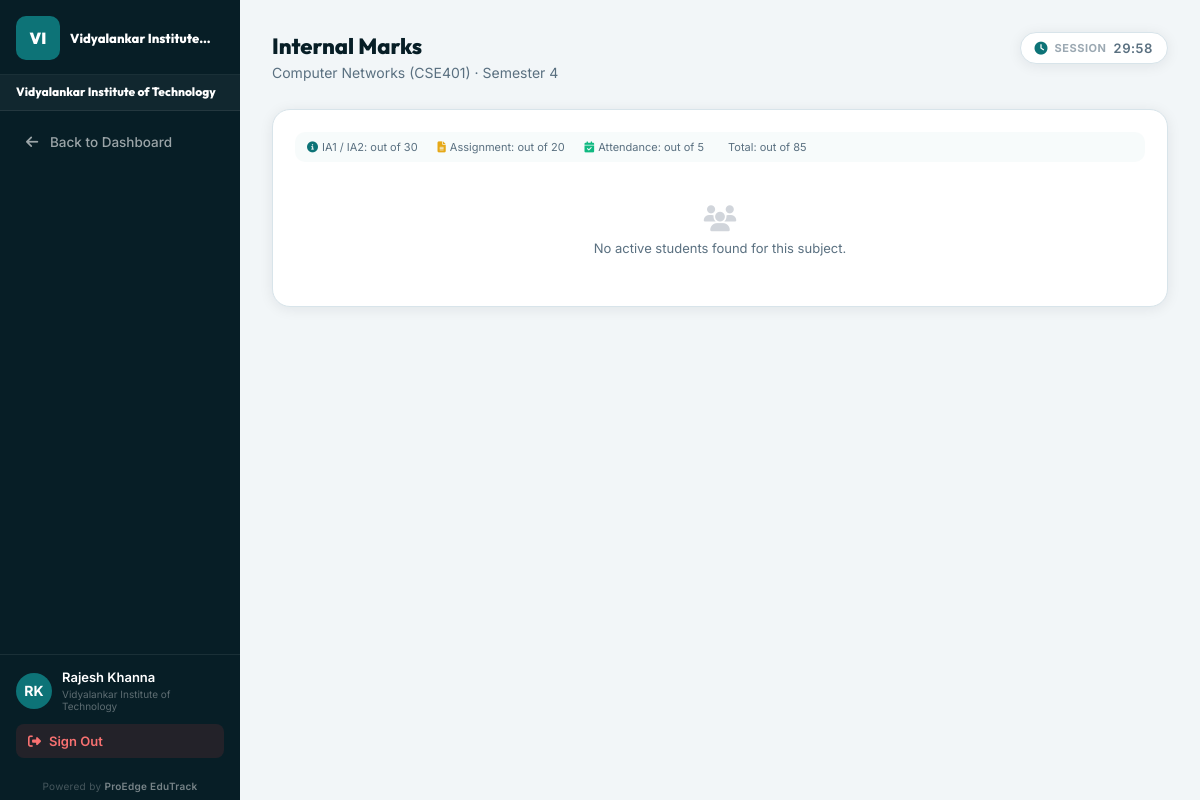
Screenshot of /dashboard/faculty/internal-marks/361/ (signed in) with the database file from the repository.
### students/models.py (models this page shows, shortened)
class College(models.Model):
    name = models.CharField(max_length=150, unique=True)
    code = models.CharField(max_length=30, unique=True)
    city = models.CharField(max_length=100, blank=True)
    state = models.CharField(max_length=100, blank=True)
    logo = models.ImageField(upload_to='college_logos/', null=True, blank=True)
    student_id_rule = models.CharField(max_length=100, default='{YEAR}-{CODE}-{DEPT}-{SERIAL}')
    faculty_id_rule = models.CharField(max_length=100, default='FAC-{CODE}-{SERIAL}')
    email = models.EmailField(null=True, blank=True)
    website = models.URLField(null=True, blank=True)
    is_active = models.BooleanField(default=True)
    created_at = models.DateTimeField(auto_now_add=True)

class Subject(models.Model):
    CATEGORY_CHOICES = [
        ('PC',    'Program Core'),
        ('PE',    'Program Elective'),
        ('OE',    'Open Elective'),
        ('BS',    'Basic Science'),
        ('PC/BS', 'Program Core / Basic Science'),
        ('MC',    'Mandatory Course'),
        ('PW',    'Project Work'),
        ('AC',    'Audit Course'),
        ('HS',    'Humanities & Social Science'),
        ('ES',    'Engineering Science'),
        ('OTHER', 'Other'),
    ]
    name = models.CharField(max_length=100)
    code = models.CharField(max_length=20)  # unique per department, not globally
    department = models.ForeignKey(Department, on_delete=models.CASCADE)
    semester = models.IntegerField()
    weekly_hours = models.IntegerField(default=3)
    lecture_hours   = models.IntegerField(default=3, help_text="Lecture hours per week (L)")
    tutorial_hours  = models.IntegerField(default=0, help_text="Tutorial hours per week (T)")
    practical_hours = models.IntegerField(default=0, help_text="Practical/Lab hours per week (P)")
    credits         = models.IntegerField(default=3, help_text="Credits (C)")
    category        = models.CharField(max_length=10, choices=CATEGORY_CHOICES, default='PC', help_text="Subject category")
    class Meta:
        unique_together = ('department', 'code')

### students/views/_legacy.py (the view, shortened to what this page needs)
# urls.py: path('dashboard/faculty/internal-marks/<int:subject_id>/', views.faculty_internal_marks, name='faculty_internal_marks'),
@login_required
def faculty_internal_marks(request, subject_id):
    faculty = get_object_or_404(Faculty, user=request.user)
    get_object_or_404(FacultySubject, faculty=faculty, subject_id=subject_id)
    subject = get_object_or_404(Subject, pk=subject_id)
    students = Student.objects.filter(
        department=subject.department,
        current_semester=subject.semester,
        status='ACTIVE', is_deleted=False,
    ).select_related('user').order_by('roll_number')
    existing = {im.student_id: im for im in InternalMark.objects.filter(subject=subject, student__in=students)}
    rows = [{'student': s, 'im': existing.get(s.id)} for s in students]
    return render(request, 'faculty/internal_marks.html', {'subject': subject, 'rows': rows})

### students/context_processors.py (called while the page is built)
def college_branding(request):
    if not request.user.is_authenticated or request.user.is_superuser:
        return {}
    try:
        role = UserRole.objects.select_related('college').get(user=request.user)
        college = role.college
    except UserRole.DoesNotExist:
        return {}
    if not college:
        return {'college': None, 'branding': None}
    branding, _ = CollegeBranding.objects.get_or_create(college=college)
    return {'college': college, 'branding': branding}

### templates/faculty/internal_marks.html (shortened to what this page needs)
{% extends 'dashboards/base_dashboard.html' %}
{% block page_title %}Internal Marks{% endblock %}
{% block page_sub %}{{ subject.name }} ({{ subject.code }}) · Semester {{ subject.semester }}{% endblock %}
{% block sidebar_links %}
<a href="{% url 'faculty_dashboard' %}" class="sb-link"><i class="fas fa-arrow-left"></i> Back to Dashboard</a>
{% endblock %}
{% block dashboard_content %}
<div class="d-card">
  <div class="hint-row">
    <span><i class="fas fa-info-circle" style="color:var(--teal)"></i> IA1 / IA2: out of 30</span>
    <span><i class="fas fa-file-alt" style="color:var(--gold)"></i> Assignment: out of 20</span>
    <span><i class="fas fa-calendar-check" style="color:var(--green)"></i> Attendance: out of 5</span>
    <span> Total: out of 85</span>
  </div>
  {% if rows %}
  <form method="POST">
    {% csrf_token %}
    <div class="table-scroll">
      <table class="im-table">
        <thead>
          <tr>
            <th>Roll No.</th>
            <th>Name</th>
            <th>IA 1 <span style="font-weight:400">/30</span></th>
            <th>IA 2 <span style="font-weight:400">/30</span></th>
            <th>Assignment <span style="font-weight:400">/20</span></th>
            <th>Attendance <span style="font-weight:400">/5</span></th>
            <th>Total</th>
          </tr>
        </thead>
        <tbody>
          {% for row in rows %}
          <tr>
            <td style="font-weight:600;color:var(--teal)">{{ row.student.roll_number }}</td>
            <td style="font-weight:500;color:var(--deep)">{{ row.student.user.get_full_name|default:row.student.user.username }}</td>
            <td><input type="number" name="ia1_{{ row.student.id }}" class="im-input" min="0" max="30" step="0.5" placeholder="—" value="{% if row.im and row.im.ia1 is not None %}{{ row.im.ia1|floatformat:'-1' }}{% endif %}" oninput="calcTotal({{ row.student.id }})"/></td>
            <td><input type="number" name="ia2_{{ row.student.id }}" class="im-input" min="0" max="30" step="0.5" placeholder="—" value="{% if row.im and row.im.ia2 is not None %}{{ row.im.ia2|floatformat:'-1' }}{% endif %}" oninput="calcTotal({{ row.student.id }})"/></td>
            <td><input type="number" name="assignment_{{ row.student.id }}" class="im-input" min="0" max="20" step="0.5" placeholder="—" value="{% if row.im and row.im.assignment_marks is not None %}{{ row.im.assignment_marks|floatformat:'-1' }}{% endif %}" oninput="calcTotal({{ row.student.id }})"/></td>
            <td><input type="number" name="attendance_{{ row.student.id }}" class="im-input" min="0" max="5" step="0.5" placeholder="—" value="{% if row.im and row.im.attendance_marks is not None %}{{ row.im.attendance_marks|floatformat:'-1' }}{% endif %}" oninput="calcTotal({{ row.student.id }})"/></td>
            <td class="total-cell" id="total_{{ row.student.id }}">{% if row.im %}{{ row.im.total|floatformat:1 }}{% else %}—{% endif %}</td>
          </tr>
          {% endfor %}
        </tbody>
      </table>
    </div>
    <div style="margin-top:20px;display:flex;gap:10px">
      <button type="submit" class="qa-btn qa-teal"><i class="fas fa-save"></i> Save Internal Marks</button>
      <a href="{% url 'faculty_dashboard' %}" class="qa-btn" style="background:#f3f4f6;color:var(--text)">Cancel</a>
    </div>
  </form>
  {% else %}
  <div class="empty"><i class="fas fa-users"></i>No active students found for this subject.</div>
  {% endif %}
</div>
{% endblock %}

### templates/dashboards/base_dashboard.html (shortened to what this page needs)
{% extends 'base.html' %}
{% load static %}
{% block body %}
<div class="db-layout">
  <aside class="db-sidebar" id="db-sidebar">
    <div class="sb-head">
      {% if college and college.logo %}
        <img src="{{ college.logo.url }}" alt="{{ college.name }}" class="sb-college-logo"/>
        <button class="sb-close" id="sb-close" aria-label="Close menu"><i class="fas fa-times"></i></button>
      {% elif college %}
        <div class="sb-college-initials">{{ college.code|slice:":2"|upper }}</div>
        <div class="sb-college-head-name">{{ college.name|truncatechars:22 }}</div>
      {% else %}
        <div style="font-family:'Outfit',sans-serif;font-size:20px;font-weight:900;color:#fff">Edu<span style="color:var(--teal-lt)">Track</span></div>
        <button class="sb-close" id="sb-close" aria-label="Close menu"><i class="fas fa-times"></i></button>
      {% endif %}
    </div>
    {% if college %}
    <div class="sb-college-banner">
      <div class="sb-college-name">{{ college.name }}</div>
    </div>
    {% endif %}
    <nav class="sb-nav">
      {% block sidebar_links %}{% endblock %}
    </nav>
    <div class="sb-foot">
      <div class="sb-user">
        <div class="sb-avatar">{{ request.user.first_name|first|upper }}{{ request.user.last_name|first|upper }}</div>
        <div class="sb-user-info">
          <div class="sb-user-name">{{ request.user.get_full_name|default:request.user.username }}</div>
          {% if college %}<div class="sb-user-college">{{ college.name }}</div>{% endif %}
        </div>
      </div>
      <a href="{% url 'logout' %}" class="sb-logout">
        <i class="fas fa-sign-out-alt"></i> Sign Out
      </a>
    </div>
    <div class="sb-powered">Powered by <span>ProEdge EduTrack</span></div>
  </aside>
  <main class="db-main">
    <div class="db-page-head">
      <div class="db-page-head-row">
        <div>
          <h1 class="db-page-title">{% block page_title %}Dashboard{% endblock %}</h1>
          <p class="db-page-sub">{% block page_sub %}Welcome back, {{ request.user.first_name|default:request.user.username }}{% endblock %}</p>
        </div>
        <div class="topbar-session-timer{% if request.is_college_admin %} admin-timer-hidden{% endif %}" id="sb-session-timer" title="Session time remaining">
          <i class="fas fa-clock"></i>
          <span class="timer-label">Session</span>
          <span id="sb-timer-display" style="font-variant-numeric:tabular-nums;letter-spacing:.5px">--:--</span>
        </div>
      </div>
    </div>
    {% block dashboard_content %}{% endblock %}
  </main>
</div>
{% endblock %}

### templates/base.html (style rules this page uses)
*,*::before,*::after { margin:0;padding:0;box-sizing:border-box }
:root { --teal:#0d7377;--teal-lt:#14a085;--teal-dk:#095c60; --gold:#e6a817;--gold-lt:#f5c842; --deep:#071e26;--deep2:#0b2d38; --bg:#f2f6f8;--surface:#fff;--surface2:#e8f0f3; --border:#d8e4ea;--text:#0d1f2d;--muted:#5a7080; --green:#10b981;--red:#ef4444;--warning:#f59e0b; --sh:0 2px 14px rgba(7,30,38,.08); --sh-md:0 6px 28px rgba(7,30,38,.12); --r:10px;--r-lg:18px; }
html { scroll-behavior:smooth }
body { font-family:'Inter',sans-serif;background:var(--bg);color:var(--text);min-height:100vh }
a { text-decoration:none }

### templates/faculty/internal_marks.html (style rules this page uses)
.hint-row { background:rgba(13,115,119,.03);font-size:11px;color:var(--muted);padding:8px 12px;border-radius:var(--r);margin-bottom:16px;display:flex;gap:20px;flex-wrap:wrap }
.hint-row span { display:flex;align-items:center;gap:4px }

### templates/dashboards/base_dashboard.html (style rules this page uses)
.db-layout { display:flex;min-height:100vh }
.db-sidebar { width:240px;background:var(--deep);color:#fff;display:flex;flex-direction:column;flex-shrink:0;position:sticky;top:0;height:100vh;overflow-y:auto;transition:transform .3s ease }
.sb-head { padding:16px 16px 14px;border-bottom:1px solid rgba(255,255,255,.08);display:flex;align-items:center;gap:10px;min-height:72px }
.sb-college-initials { width:44px;height:44px;border-radius:10px;background:var(--teal);display:flex;align-items:center;justify-content:center;font-family:'Outfit',sans-serif;font-size:16px;font-weight:900;color:#fff;flex-shrink:0 }
.sb-college-head-name { font-family:'Outfit',sans-serif;font-size:13px;font-weight:800;color:#fff;line-height:1.3;flex:1;min-width:0;word-break:break-word }
.sb-nav { padding:14px 12px;flex:1 }
.sb-foot { padding:14px 16px;border-top:1px solid rgba(255,255,255,.08) }
.sb-user { display:flex;align-items:center;gap:10px;margin-bottom:12px }
.sb-avatar { width:36px;height:36px;border-radius:50%;background:var(--teal);display:flex;align-items:center;justify-content:center;font-size:14px;font-weight:700;color:#fff;flex-shrink:0 }
.sb-user-name { font-size:13px;font-weight:600;color:#fff;line-height:1.3 }
.sb-user-college { font-size:10px;color:rgba(255,255,255,.35);margin-top:2px }
.sb-logout { display:flex;align-items:center;gap:8px;padding:9px 12px;border-radius:8px;background:rgba(239,68,68,.12);color:#f87171;font-size:13px;font-weight:600;text-decoration:none;transition:background .2s }
.sb-college-banner { padding:9px 16px 10px;border-bottom:1px solid rgba(255,255,255,.08);background:rgba(255,255,255,.04) }
.sb-college-name { font-family:'Outfit',sans-serif;font-size:12px;font-weight:800;color:#fff;line-height:1.3;word-break:break-word }
.sb-powered { padding:8px 16px;font-size:10px;color:rgba(255,255,255,.25);text-align:center;letter-spacing:.3px }
.sb-powered span { color:rgba(255,255,255,.45);font-weight:600 }
.topbar-session-timer { display:flex;align-items:center;gap:7px;font-size:13px;font-weight:600;color:var(--muted);padding:7px 14px;border-radius:99px;background:#fff;border:1px solid var(--border);box-shadow:var(--sh);transition:all .3s;white-space:nowrap;flex-shrink:0 }
.topbar-session-timer i { font-size:13px;color:var(--teal) }
.topbar-session-timer .timer-label { font-size:11px;font-weight:700;text-transform:uppercase;letter-spacing:.5px;opacity:.6 }
.db-page-head-row { display:flex;align-items:flex-start;justify-content:space-between;gap:16px;flex-wrap:wrap }
.db-main { flex:1;padding:32px;min-width:0;background:var(--bg) }
.db-page-head { margin-bottom:28px }
.db-page-title { font-family:'Outfit',sans-serif;font-size:22px;font-weight:800;color:var(--deep);margin-bottom:4px }
.db-page-sub { font-size:14px;color:var(--muted) }
.sb-link { display:flex;align-items:center;gap:10px;padding:9px 12px;border-radius:8px;color:rgba(255,255,255,.6);font-size:13.5px;font-weight:500;text-decoration:none;transition:all .2s;margin-bottom:2px }
.sb-link i { width:16px;text-align:center;font-size:14px;flex-shrink:0 }
.d-card { background:#fff;border:1px solid var(--border);border-radius:var(--r-lg);box-shadow:var(--sh);padding:22px;margin-bottom:22px }
.empty { text-align:center;padding:28px 0;color:var(--muted);font-size:13px }
.empty i { font-size:26px;display:block;margin-bottom:8px;color:#d1d5db }

### rows the page displays
College: code "VI", name "Vidyalankar Institute…", name "Vidyalankar Institute of Technology"
Subject: name "Computer Networks", code "CSE401", semester "4"

### other values shown
{{ request.user.first_name|first|upper }} "R"
{{ request.user.last_name|first|upper }} "K"
{{ request.user.get_full_name|default:request.user.username }} "Rajesh Khanna"
